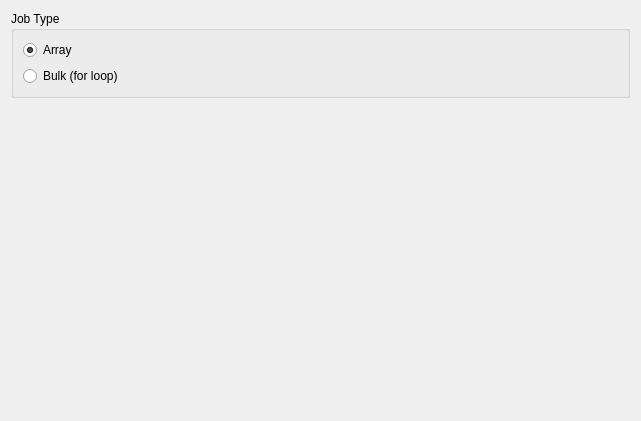
<?xml version="1.0" encoding="UTF-8"?>
<ui version="4.0">
 <class>TargetMachine_PBSgeneric</class>
 <widget class="QWidget" name="TargetMachine_PBSgeneric">
  <property name="geometry">
   <rect>
    <x>0</x>
    <y>0</y>
    <width>641</width>
    <height>421</height>
   </rect>
  </property>
  <property name="windowTitle">
   <string>Form</string>
  </property>
  <layout class="QVBoxLayout" name="verticalLayout_2">
   <item>
    <widget class="QGroupBox" name="groupBox_target_pbsgeneric_jobtype">
     <property name="title">
      <string>Job Type</string>
     </property>
     <layout class="QVBoxLayout" name="verticalLayout">
      <item>
       <widget class="QRadioButton" name="radioButton_target_jobtype_arrayjob">
        <property name="text">
         <string>Array</string>
        </property>
        <property name="checked">
         <bool>true</bool>
        </property>
       </widget>
      </item>
      <item>
       <widget class="QRadioButton" name="radioButton_target_jobtype_forloop">
        <property name="text">
         <string>Bulk (for loop)</string>
        </property>
       </widget>
      </item>
     </layout>
    </widget>
   </item>
   <item>
    <spacer name="verticalSpacer">
     <property name="orientation">
      <enum>Qt::Vertical</enum>
     </property>
     <property name="sizeHint" stdset="0">
      <size>
       <width>20</width>
       <height>304</height>
      </size>
     </property>
    </spacer>
   </item>
  </layout>
 </widget>
 <resources/>
 <connections/>
</ui>
